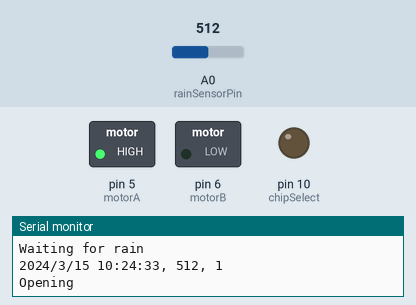
This sketch was run on a simulated Arduino Uno, built with avr-gcc and run on an emulated ATmega328P. Shown: switched loads named in the sketch (green lamp = pin HIGH), output pins drawn as LEDs (lit = HIGH), the last lines printed to the serial monitor. The inputs (shaded band) are chosen by the test bench; at power-on: A0 (rainSensorPin) = 512. The local clock reads 2024-03-15 10:24:30 at power-on unless the sketch sets it; storage starts empty.

Above: at 6.8 s.
6.9 s: A0 (rainSensorPin) set to 693
17.7 s: A0 (rainSensorPin) set to 713
At 23.6 s:
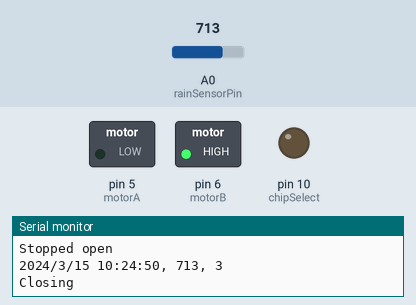
24.5 s: A0 (rainSensorPin) set to 690
At 34.7 s:
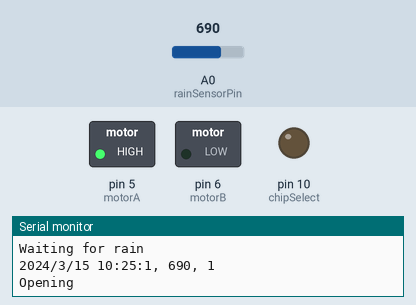
35.3 s: A0 (rainSensorPin) set to 710
At 54.2 s:
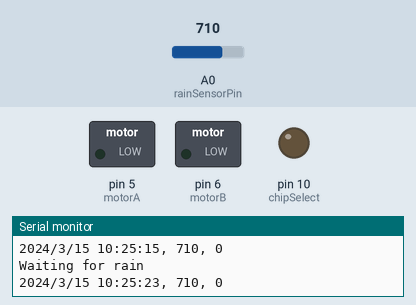
Timing chart, 0 to 54.5 s (numbered marks = the images above; inputs shaded):
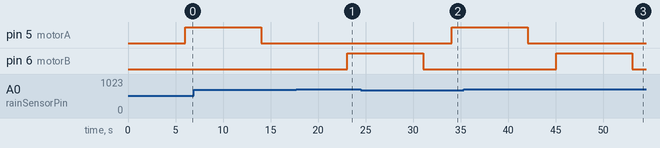

Measured:
- the behaviour switches between 700 and 701 on A0 (rainSensorPin) (found by bisection; images 0 and 1)
- after the input at 17.7 s, pin 6 (motorB): LOW → HIGH after 5.4 s
- after the input at 24.5 s, pin 5 (motorA): LOW → HIGH after 9.6 s
- after the input at 35.3 s, pin 6 (motorB): LOW → HIGH after 9.8 s, → LOW 8.0 s later

The sketch:

PrecipLoggerNew.ino
```cpp
// band aid code for the Atmospheric deposition sensor box

// Here we go at logging the rain and switching the lid position.

// libraries
#include <SPI.h>
#include "SD.h"
#include <Wire.h>
#include "RTClib.h"

// Set some constants
#define LOG_INTERVAL  3000 // mills between entries(reduce to take more/faster data)

// compile settings
#define ECHO_TO_SERIAL     1 // echo data to serial port
#define WAIT_TO_START      0 // Wait for serial input in setup()
#define MANUAL_CLOCK_RESET 0 // force reset the clock to the time of compile

///////////////////////////////////////////////////////

int state = 0; // state machine state

const int rainSensorPin = A0;

// H_Bridge pins
const int motorA = 5;
const int motorB = 6;
int doorStatus = 0; // 0 = closed 1 = open
// Next we want to write a few helper functions to make our code easier to read and maintain.
void extendActuator() {
	digitalWrite(motorA, HIGH);
	digitalWrite(motorB, LOW);
}

void retractActuator() {
	digitalWrite(motorA, LOW);
	digitalWrite(motorB, HIGH);
}

void stopActuator() {
	digitalWrite(motorA, LOW);
	digitalWrite(motorB, LOW);
}

///////////////////////////////////////////////////

// now we're going to set up the data logging shield
RTC_PCF8523 RTC; // define the Real Time Clock object
File logfile; // the logging file

// for the data logging shield, we use digital pin 10 for the SD cs line
const int chipSelect = 10;

void error(const char *str) {
	Serial.print("error: ");
	Serial.println(str);

	// while (1);
}

void setup(void) {
	// lid motor output pin modes
	pinMode(motorA, OUTPUT);
	pinMode(motorB, OUTPUT);

	Serial.begin(115000); // initialize serial communication @ 115000 baud:
	Serial.println();

	#if WAIT_TO_START
		Serial.println("Type any character to start");
		while (!Serial.available());
	#endif // WAIT_TO_START

	// init clock module
	if (!RTC.begin()) {
		logfile.println("RTC failed");
	#if ECHO_TO_SERIAL
		Serial.println("RTC failed");
	#endif // ECHO_TO_SERIAL
	}
	if (! RTC.isrunning()) {
		// following line sets the RTC to the date & time this sketch was compiled
		RTC.adjust(DateTime(F(__DATE__), F(__TIME__)));
		#if ECHO_TO_SERIAL
			Serial.println("clock reset");
		#endif
	}
	#if MANUAL_CLOCK_RESET
		RTC.adjust(DateTime(F(__DATE__), F(__TIME__)));
	#endif

	// initialize the SD card
	Serial.print("Initializing SD card...");
	// make sure that the default chip select pin is set to
	// output, even if you don't use it:
	pinMode(chipSelect, OUTPUT);
	// see if the card is present and can be initialized:
	if (!SD.begin(chipSelect)) {
		Serial.println("Card failed, or not present");
		// don't do anything more:
		return;
	}
	else {
		Serial.println("card initialized.");
	}

	// create a new file, every reboot the number will increment by one
	char filename[] = "LOGGER00.CSV";
	for (uint8_t i = 0; i < 100; i++) {
		filename[6] = i / 10 + '0';
		filename[7] = i % 10 + '0';
		Serial.println(filename);
		if (! SD.exists(filename)) {
			// only open a new file if it doesn't exist
			logfile = SD.open(filename, FILE_WRITE);
			break;  // leave the loop!
		}
	}

	Serial.print("Logging to: ");
	Serial.println(filename);
	if (! logfile) {
		error("couldnt create file");
	}

	/////////////////////////////////////////////

	// Here we define the header for the .csv file
	logfile.println("datetime,precip,state");
	#if ECHO_TO_SERIAL
		Serial.println("datetime,precip,state");
	#endif
}

/////////////////////////////////

void loop() {
	// delay for the amount of time we want between readings
	delay(LOG_INTERVAL);

	// get timestamp from RTC
	DateTime now = RTC.now();

	int rainSensorVal = analogRead(rainSensorPin); // read the sensor on analog A0

	if(state == 0) { // Waiting for rain
		Serial.println("Waiting for rain");
		stopActuator();
		if(rainSensorVal < 700) { // Rain Detected
			state = 1; // Opening
		}
	}
	else if (state == 1) { // Opening
		Serial.println("Opening");
		extendActuator();
		delay(5000);
		state = 2; // Stopped open
	}
	else if (state == 2) { // Stopped open
		Serial.println("Stopped open");
		stopActuator();
		if(rainSensorVal > 700) { // Rain no longer detected
			state = 3; // Closing
		}
	}
	else if (state == 3) { // Closing
		Serial.println("Closing");
		retractActuator();
		delay(5000);
		state = 0; // Waiting for Rain
	}
	else {
		state = 0; // Default
	}

	// log to file on SD card
	logfile.print(now.year(), DEC);
	logfile.print("/");
	logfile.print(now.month(), DEC);
	logfile.print("/");
	logfile.print(now.day(), DEC);
	logfile.print(" ");
	logfile.print(now.hour(), DEC);
	logfile.print(":");
	logfile.print(now.minute(), DEC);
	logfile.print(":");
	logfile.print(now.second(), DEC);
	logfile.print(", ");
	logfile.print(rainSensorVal);
	logfile.print(", ");
	logfile.println(state);
	logfile.flush();

	#if ECHO_TO_SERIAL
		// log to serial
		Serial.print(now.year(), DEC);
		Serial.print("/");
		Serial.print(now.month(), DEC);
		Serial.print("/");
		Serial.print(now.day(), DEC);
		Serial.print(" ");
		Serial.print(now.hour(), DEC);
		Serial.print(":");
		Serial.print(now.minute(), DEC);
		Serial.print(":");
		Serial.print(now.second(), DEC);
		Serial.print(", ");
		Serial.print(rainSensorVal);
		Serial.print(", ");
		Serial.println(state);
	#endif //ECHO_TO_SERIAL
}
```
